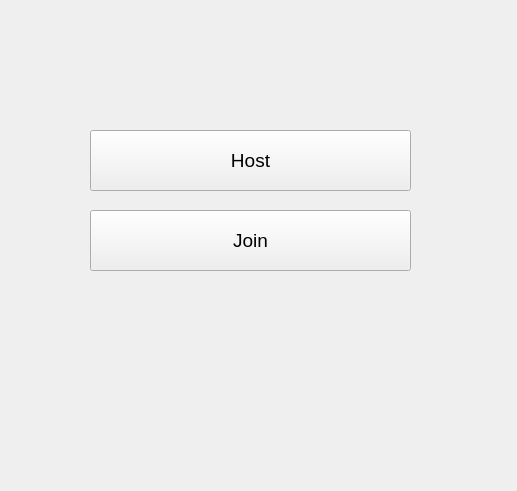
<?xml version="1.0" encoding="UTF-8"?>
<ui version="4.0">
 <class>Multiplayer</class>
 <widget class="QWidget" name="Multiplayer">
  <property name="geometry">
   <rect>
    <x>0</x>
    <y>0</y>
    <width>517</width>
    <height>491</height>
   </rect>
  </property>
  <property name="windowTitle">
   <string>Form</string>
  </property>
  <widget class="QPushButton" name="pushButton">
   <property name="geometry">
    <rect>
     <x>90</x>
     <y>130</y>
     <width>321</width>
     <height>61</height>
    </rect>
   </property>
   <property name="font">
    <font>
     <pointsize>14</pointsize>
    </font>
   </property>
   <property name="text">
    <string>Host</string>
   </property>
  </widget>
  <widget class="QPushButton" name="pushButton_2">
   <property name="geometry">
    <rect>
     <x>90</x>
     <y>210</y>
     <width>321</width>
     <height>61</height>
    </rect>
   </property>
   <property name="font">
    <font>
     <pointsize>14</pointsize>
    </font>
   </property>
   <property name="text">
    <string>Join</string>
   </property>
  </widget>
 </widget>
 <resources/>
 <connections/>
</ui>
